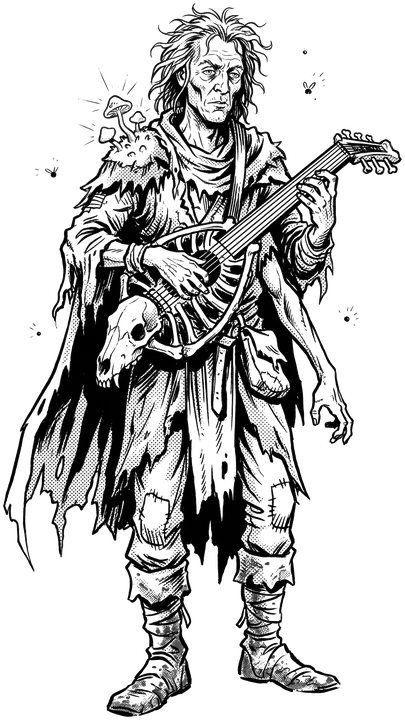
#> input picture app/src/main/assets/ilustraciones/clase_armonico_hueso.webp, 405 x 720 px
$ python -i extract_ilustraciones.py   (imports and definitions only)
#> lines starting #> are read from the running program, lines starting #| are printed output that depends on the picture; after the words box and inside, x2 and y2 are one past the last pixel; in counts of white or black regions, pixels touching at a corner belong together
#> further down, picture is the input picture: PIL image 405x720 RGBA; mean R, G, B, A 41.6, 41.6, 41.6, 69.1
#!/usr/bin/env python3
"""Extrae las ilustraciones de los reglamentos a app/src/main/assets/ilustraciones/.

Uso:
    python3 scripts/extract_ilustraciones.py LORE/Cronicasdelamarca.pdf LORE/caja_roja.pdf \\
        app/src/main/assets/ilustraciones

Necesita `pdfimages` (poppler) y Pillow. Las páginas son las del PDF, no las impresas.

- Clases y especies: la ilustración principal de su página en Crónicas de la Marca.
- Objetos: un archivo objeto_<id de catálogo>.webp por artículo. Se sacan de las láminas de equipo de
  Crónicas (recortando cada dibujo por sus propios trazos, no por un rectángulo) y, donde Crónicas no lo
  dibuja suelto, de las ilustraciones rotuladas de la caja roja (Aventuras en la Marca del Este).
- Lo que ningún libro dibuja no se genera: la app muestra «MISSING PICTURE» con el nombre de archivo esperado.
"""
import glob
import os
import subprocess
import sys
import tempfile

from PIL import Image, ImageChops, ImageFilter

CLASES = {
    "asesino": 15, "barbaro": 17, "bardo": 18, "caballero": 20, "clerigo": 23, "druida": 24, "explorador": 26,
    "guerrero": 27, "ilusionista": 29, "ladron": 31, "mago": 32, "mistico": 34, "paladin": 36,
}
ESPECIES = {
    # El libro no ilustra al semielfo
    "elfo": 39, "elfo_oscuro": 40, "enano": 41, "gnomo": 42, "mediano": 43, "humano": 44, "semiorco": 45,
}

# Láminas de Crónicas: (página, tamaño de la imagen) para distinguirlas dentro de la página
LAMINAS = {
    "armas_cuerpo": (50, (1093, 417)),
    "armas_varias": (50, (489, 529)),
    "armas_astas": (52, (1130, 581)),
    "armas_distancia": (52, (1090, 531)),
    "armaduras": (53, (1091, 982)),
    "escudos": (54, (1090, 539)),
    "cascos": (54, (1090, 272)),
    "equipo": (57, (1090, 537)),
}

# Piezas rotuladas que se recortan por rectángulo (llevan su valor de CA dibujado)
RECTANGULOS = {
    "armaduras": {
        "cuero_acolchado": (35, 25, 245, 320), "cuero_endurecido": (245, 25, 405, 320),
        "cuero_tachonado": (410, 15, 620, 320), "cota_escamas": (620, 15, 800, 320),
        "anillas": (820, 15, 1040, 320), "cota_mallas": (35, 330, 250, 700),
        "laminada": (250, 375, 480, 700), "peto_coraza": (35, 710, 245, 930),
        "cota_bandas": (245, 710, 485, 940), "placas_mallas": (505, 330, 790, 940),
        "armadura_completa": (790, 315, 1075, 945),
    },
    # La lámina dibuja un escudo por número de atacantes cubiertos (+1/1, +1/2, +1/3, +6), sin material:
    # solo el broquel y el pavés corresponden a un único artículo del catálogo
    "escudos": {
        "broquel": (0, 0, 268, 539), "paves": (812, 0, 1090, 539),
    },
    "cascos": {
        "cofia_cuero": (0, 0, 175, 272), "bacinete": (175, 0, 327, 272), "celada": (327, 0, 535, 272),
        "cofia_mallas": (535, 0, 733, 272), "yelmo": (733, 0, 916, 272), "yelmo_completo": (916, 0, 1090, 272),
    },
}

# Dibujos sueltos dentro de las láminas: se toman los trazos cuya caja cae dentro de estas zonas
TRAZOS = {
    "armas_cuerpo": {
        "daga": [(16, 72, 76, 206)], "espada_corta": [(82, 58, 122, 252)], "espada_larga": [(136, 46, 200, 326)],
        "espada_bastarda": [(202, 28, 270, 350)], "espada_dos_manos": [(276, 22, 362, 396)],
        "cimitarra": [(366, 56, 424, 304)], "hacha_mano": [(542, 124, 616, 326)], "gran_hacha": [(600, 12, 710, 332)],
        "maza": [(704, 104, 750, 324)], "lucero_alba": [(762, 92, 818, 326)], "martillo_guerra": [(818, 58, 900, 324)],
        "martillo_ligero": [(876, 106, 970, 330)], "garrote": [(1008, 90, 1062, 332)], "cachiporra": [(968, 186, 996, 324)],
    },
    "armas_varias": {"hoz": [(158, 48, 256, 184)]},
    "armas_astas": {
        "latigo": [(18, 46, 116, 308)], "pica": [(222, 4, 278, 580)], "baston": [(182, 238, 204, 576)],
        "alabarda": [(340, 126, 432, 578)], "jabalina": [(564, 230, 584, 574)], "tridente": [(720, 168, 770, 580)],
        "guadana": [(800, 104, 856, 580)],
    },
    "armas_distancia": {
        "arco_largo": [(54, 50, 132, 474)], "arco_corto": [(156, 188, 222, 468)],
        "ballesta_repeticion": [(566, 66, 734, 308)], "ballesta_mano": [(560, 304, 662, 464)],
        "virotes": [(650, 258, 740, 456), (732, 282, 760, 470)],
        "honda": [(792, 282, 888, 368), (796, 394, 878, 466)], "dardo": [(908, 312, 944, 446)],
        "cerbatana": [(976, 292, 1054, 468)],
    },
    # La lámina de equipo sigue el orden de la lista de equipo del libro
    "equipo": {
        "aceite": [(46, 28, 90, 112)], "ajo": [(94, 60, 176, 118)], "agua_bendita": [(190, 32, 238, 114)],
        "alforjas": [(246, 34, 408, 118)], "antorchas": [(428, 10, 506, 148)], "barra": [(502, 12, 558, 146)],
        "botella": [(562, 28, 618, 134)], "cadena": [(626, 34, 750, 128)], "catalejo": [(732, 34, 820, 130)],
        "cerrojo": [(830, 36, 926, 130)], "cuerda_canamo": [(942, 42, 1044, 120)], "escarpias": [(16, 154, 92, 228)],
        "espejo": [(114, 136, 176, 254)], "estacas": [(198, 140, 238, 252)], "estuche": [(248, 144, 362, 248)],
        "farol": [(384, 156, 452, 260)], "pertiga": [(456, 216, 590, 436)], "frasco": [(484, 166, 526, 234)],
        "grilletes": [(532, 166, 670, 258)], "herramientas_ladron": [(662, 176, 818, 248)],
        "libro_conjuros": [(832, 156, 944, 260)], "manta": [(954, 160, 1072, 244)], "martillo": [(30, 254, 90, 354)],
        "mochila": [(114, 264, 210, 374)], "odre": [(220, 272, 288, 364)], "pala": [(300, 248, 370, 422)],
        "pergamino": [(370, 282, 470, 370)], "petate": [(568, 240, 668, 378)], "pica_escalada": [(676, 262, 758, 366)],
        "pluma": [(776, 254, 814, 376)], "polea": [(842, 286, 918, 358)], "puas": [(928, 306, 1000, 354)],
        "saco_grande": [(16, 370, 136, 512)], "saco_pequeno": [(148, 402, 200, 492)],
        "simbolo_madera": [(206, 404, 306, 524)], "simbolo_plata": [(244, 366, 340, 478)],
        "tinta": [(358, 450, 408, 508)], "velas": [(436, 410, 530, 524)], "vial": [(620, 422, 652, 490)],
        "yesca": [(676, 400, 822, 486)],
    },
}

# Ilustraciones rotuladas de la caja roja: (página, tamaño, giro en grados en sentido antihorario)
CAJA_ROJA = {
    "hacha_batalla": (41, (278, 704), 0),     # "Hacha de batalla"
    "lanza": (40, (765, 108), 270),           # "Lanza corta", impresa en vertical
    "flechas": (40, (194, 315), 0),           # "Flechas para arco corto"
}

ALTO_MAX = 720


# [10 lines left out: function imagenes_pagina, not called in this run]


def imagen(pdf, pagina, tamano, tmp):
    return next(i for i in imagenes_pagina(pdf, pagina, tmp) if i.size == tamano).convert("RGB")


def recortar_blanco(im, margen=12):
    """Recorta el papel sobrante alrededor del dibujo (con o sin canal alfa)."""
    if im.mode == "RGBA":
        caja = im.getchannel("A").getbbox()
    else:
        fondo = Image.new("RGB", im.size, (255, 255, 255))
        caja = ImageChops.difference(im, fondo).convert("L").point(lambda v: 255 if v > 24 else 0).getbbox()
    if not caja:
        return im
    x0, y0, x1, y1 = caja
    return im.crop((max(0, x0 - margen), max(0, y0 - margen), min(im.width, x1 + margen), min(im.height, y1 + margen)))


def blanco_transparente(im):
    """El papel blanco pasa a transparente para que la app ponga su propio fondo."""
    rgba = im.convert("RGBA")
    alfa = im.convert("L").point(lambda v: 0 if v > 242 else 255)
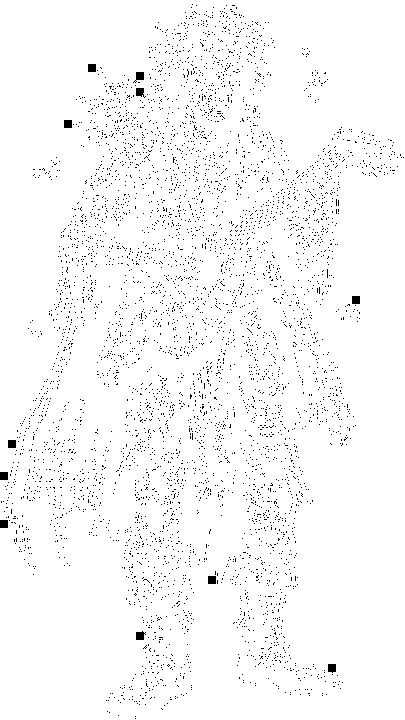
#> alfa: PIL image 405x720 L; 97.4% white; black in thin lines or dots
    if im.mode == "RGBA":
        alfa = ImageChops.multiply(alfa, im.getchannel("A"))
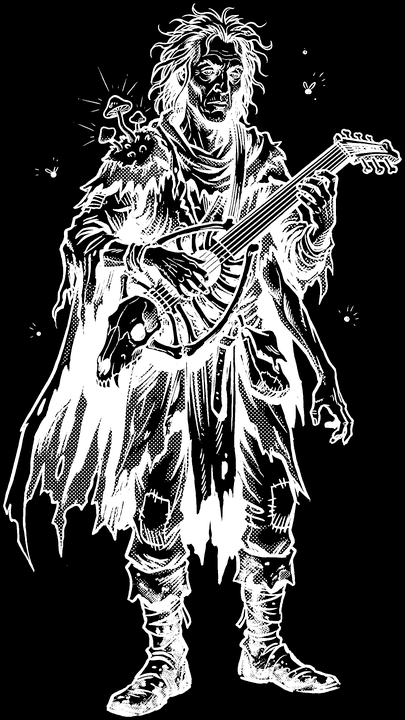
#> alfa: PIL image 405x720 L; min 0, max 255, mean 68.9
    rgba.putalpha(alfa)
    return rgba


def guardar(im, destino):
    im = recortar_blanco(blanco_transparente(im))
#> in recortar_blanco, `caja = im.getchannel("A").getbbox()`: caja = (1, 1, 404, 719)
#> in recortar_blanco, `x0, y0, x1, y1 = caja`: x0 = 1; x1 = 404; y1 = 719
    if im.height > ALTO_MAX:
        im = im.resize((round(im.width * ALTO_MAX / im.height), ALTO_MAX), Image.LANCZOS)
    im.save(destino, "WEBP", quality=80, method=6)


# [74 lines left out: functions componentes, recortar_trazos, main, not called in this run]


# [2 lines not run here, left out]

>>> from PIL import Image
>>> picture = Image.open('../app/src/main/assets/ilustraciones/clase_armonico_hueso.webp')
>>> result = guardar(picture, 'out.png')
